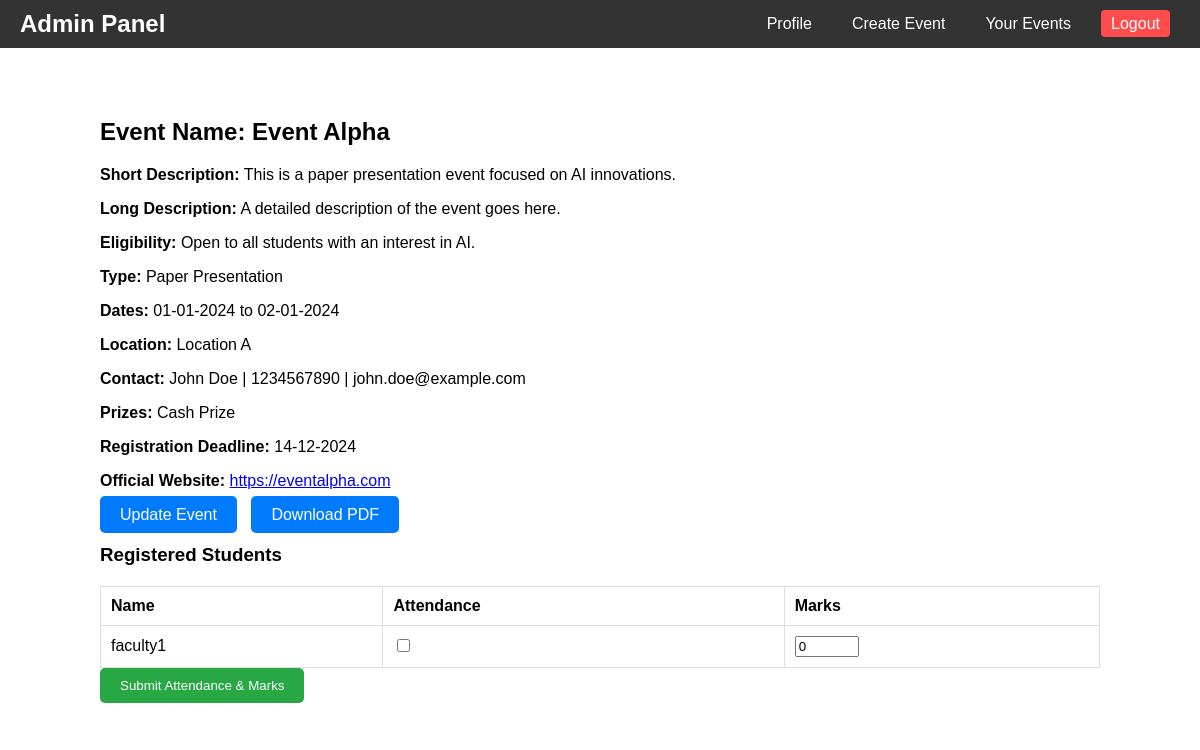
Screenshot of /admin-event-detail.php?id=1 (signed in) with the database file from the repository.
### tables this page shows
CREATE TABLE `event` (
  `id` int(255) NOT NULL,
  `name` varchar(255) NOT NULL,
  `host` int(255) NOT NULL,
  `short_description` varchar(255) NOT NULL,
  `long_description` longtext NOT NULL,
  `eligibility` longtext NOT NULL,
  `type` varchar(255) NOT NULL,
  `start_date` datetime NOT NULL,
  `end_date` datetime NOT NULL,
  `deadline_date` datetime NOT NULL,
  `coordinator` varchar(255) NOT NULL,
  `coordinator_number` varchar(255) NOT NULL,
  `coordinator_emailid` varchar(255) NOT NULL,
  `location` varchar(255) NOT NULL,
  `prize` varchar(255) NOT NULL,
  `website` varchar(255) NOT NULL
);

CREATE TABLE `participant` (
  `id` int(255) NOT NULL,
  `participant_id` int(255) NOT NULL,
  `event_id` int(255) NOT NULL,
  `mark` int(255) NOT NULL
);

CREATE TABLE `user` (
  `id` int(255) NOT NULL,
  `username` varchar(255) NOT NULL,
  `password` varchar(255) NOT NULL,
  `name` varchar(255) NOT NULL,
  `rollnumber` varchar(255) NOT NULL,
  `emailid` varchar(255) NOT NULL,
  `mobile_number` varchar(11) NOT NULL,
  `city` varchar(255) NOT NULL,
  `college` varchar(255) NOT NULL,
  `year` int(255) NOT NULL,
  `dept` varchar(255) NOT NULL
);

### admin-event-detail.php (the view, shortened to what this page needs)
<?php
include 'admin-header.php';
include './operations/db_connection.php';
$hostId = $_SESSION['host_id'];
$eventId = isset($_GET['id']) ? intval($_GET['id']) : 0;
$query = "SELECT * FROM event WHERE id = ? AND host = ?";
$stmt = $conn->prepare($query);
$stmt->bind_param("ii", $eventId, $hostId);
$stmt->execute();
$result = $stmt->get_result();
$event = $result->fetch_assoc();
$query = "SELECT p.id AS participant_id, u.name, p.mark
          FROM participant p
          INNER JOIN user u ON p.participant_id = u.id
          WHERE p.event_id = ?";
$stmt = $conn->prepare($query);
$stmt->bind_param("i", $eventId);
$stmt->execute();
$students = $stmt->get_result();
?>
<!DOCTYPE html>
<html lang="en">
<head>
    <link rel="stylesheet" href="./assets/css/admin-event-detail.css">
</head>
<body>
    <main class="event-detail-container">
    <?php if (!empty($event['eligibility'])): ?>
            <h2>Event Name: <span id="event-name"><?php echo htmlspecialchars($event['name']); ?></span></h2>
            <?php if (!empty($event['short_description'])): ?>
                <p class="short-description">
                    <strong>Short Description:</strong>
                    <?php echo htmlspecialchars($event['short_description']); ?>
                </p>
            <?php endif; ?>
            <?php if (!empty($event['long_description'])): ?>
                <p class="long-description">
                    <strong>Long Description:</strong>
                    <?php echo htmlspecialchars($event['long_description']); ?>
                </p>
            <?php endif; ?>
                    <p><strong>Eligibility:</strong> <?php echo htmlspecialchars($event['eligibility']); ?></p>
                <?php endif; ?>
                <?php if (!empty($event['type'])): ?>
                    <p><strong>Type:</strong> <?php echo htmlspecialchars($event['type']); ?></p>
                <?php endif; ?>
                <?php if (!empty($event['start_date']) && !empty($event['end_date'])): ?>
                    <p><strong>Dates:</strong> <?php echo date("d-m-Y", strtotime($event['start_date'])) . " to " . date("d-m-Y", strtotime($event['end_date'])); ?></p>
                <?php endif; ?>
                <?php if (!empty($event['location'])): ?>
                    <p><strong>Location:</strong> <?php echo htmlspecialchars($event['location']); ?></p>
                <?php endif; ?>
                <?php if (!empty($event['coordinator'])): ?>
                    <p><strong>Contact:</strong> <?php echo htmlspecialchars($event['coordinator']); ?> | <?php echo htmlspecialchars($event['coordinator_number']); ?> | <?php echo htmlspecialchars($event['coordinator_emailid']); ?></p>
                <?php endif; ?>
                <?php if (!empty($event['prize'])): ?>
                    <p><strong>Prizes:</strong> <?php echo htmlspecialchars($event['prize']); ?></p>
                <?php endif; ?>
                <?php if (!empty($event['deadline_date'])): ?>
                    <p><strong>Registration Deadline:</strong> <?php echo date("d-m-Y", strtotime($event['deadline_date'])); ?></p>
                <?php endif; ?>
                <?php if (!empty($event['website'])): ?>
                    <p><strong>Official Website:</strong> <a href="<?php echo htmlspecialchars($event['website']); ?>" target="_blank"><?php echo htmlspecialchars($event['website']); ?></a></p>
                <?php endif; ?>
        <div class="event-actions">
            <a href="admin-update-event.php?id=<?php echo $eventId; ?>" class="update-btn">Update Event</a>
            <a href="download-pdf.php?id=<?php echo $eventId; ?>" class="download-btn">Download PDF</a>
        </div>
        <h3>Registered Students</h3>
        <form method="POST">
            <table class="students-table">
                <thead>
                    <tr>
                        <th>Name</th>
                        <th>Attendance</th>
                        <th>Marks</th>
                    </tr>
                </thead>
                <tbody>
                    <?php while ($student = $students->fetch_assoc()): ?>
                        <tr>
                            <td><?php echo htmlspecialchars($student['name']); ?></td>
                            <td>
                                <input type="checkbox" name="participants[<?php echo $student['participant_id']; ?>][attendance]"
                                    <?php echo $student['mark'] > 0 ? 'checked' : ''; ?>>
                            </td>
                            <td>
                                <input type="number" name="participants[<?php echo $student['participant_id']; ?>][mark]"
                                    min="0" max="100"
                                    value="<?php echo $student['mark'] > 0 ? $student['mark'] : 0; ?>">
                            </td>
                        </tr>
                    <?php endwhile; ?>
                </tbody>
            </table>
            <button type="submit" class="submit-btn">Submit Attendance & Marks</button>
        </form>
    </main>
</body>
</html>

### admin-header.php (shortened to what this page needs)
<!DOCTYPE html>
<html lang="en">
<head>
    <link rel="stylesheet" href="./assets/css/header.css">
</head>
<body>
    <header class="admin-header">
        <nav class="navbar">
            <div class="logo">Admin Panel</div>
            <ul>
                <li><a href="admin-profile.php">Profile</a></li>
                <li><a href="admin-create-event.php">Create Event</a></li>
                <li><a href="admin-your-events.php">Your Events</a></li>
                <li><a href="admin-logout.php" class="logout">Logout</a></li>
            </ul>
        </nav>
    </header>
</body>
</html>

### assets/css/header.css (style rules this page uses)
body { margin: 0; font-family: Arial, sans-serif; }
.navbar { display: flex; justify-content: space-between; align-items: center; background-color: #333; color: white; padding: 10px 20px; }
.navbar .logo { font-size: 24px; font-weight: bold; }
.navbar ul { list-style: none; display: flex; margin: 0; padding: 0; }
.navbar ul li { margin: 0 10px; }
.navbar ul li a { text-decoration: none; color: white; padding: 5px 10px; transition: background-color 0.3s; }
.navbar .logout { background-color: #ff4d4d; border-radius: 4px; }

### assets/css/admin-event-detail.css (style rules this page uses)
.event-detail-container { max-width: 1000px; margin: 30px auto; padding: 20px; background-color: #fff; }
.event-actions { margin-bottom: 20px; }
.update-btn, .download-btn { padding: 10px 20px; background-color: #007bff; color: white; border-radius: 5px; text-decoration: none; margin-right: 10px; }
.students-table { width: 100%; border-collapse: collapse; margin-top: 20px; }
.students-table th, .students-table td { padding: 10px; text-align: left; border: 1px solid #ddd; }
.submit-btn { padding: 10px 20px; background-color: #28a745; color: white; border: none; border-radius: 5px; }

### rows the page displays
event: name "Event Alpha", short_description "This is a paper presentation event focused on AI innovations.", long_description "A detailed description of the event goes here.", eligibility "Open to all students with an interest in AI.", type "Paper Presentation", start_date "01-01-2024", end_date "02-01-2024", location "Location A", coordinator "John Doe", coordinator_number "1234567890", coordinator_emailid "john.doe@example.com", prize "Cash Prize", deadline_date "14-12-2024", website "https://eventalpha.com"
participant: participant.name "faculty1", mark "0"
